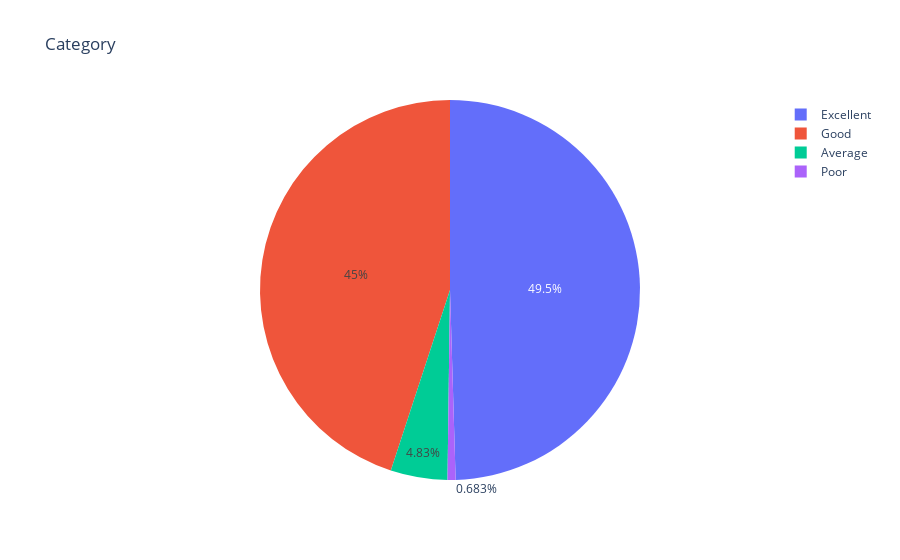

The cell this chart's notebook holds for it:
### Code cell
df=idf["Category"].value_counts()
fig = px.pie(values=df.values, names=df.index, title='Category')
py.iplot(fig)

### Figure 1 — Plotly figure (JSON) as saved in the notebook; plotly's stock layout.template omitted (floating-point values rounded to 4 significant figures)
{"data": [{"domain": {"x": [0.0, 1.0], "y": [0.0, 1.0]}, "hovertemplate": "label=%{label}<br>value=%{value}<extra></extra>", "labels": ["Excellent", "Good", "Average", "Poor"], "legendgroup": "", "name": "", "showlegend": true, "type": "pie", "values": [11961, 10858, 1167, 165]}], "layout": {"legend": {"tracegroupgap": 0}, "title": {"text": "Category"}}}
